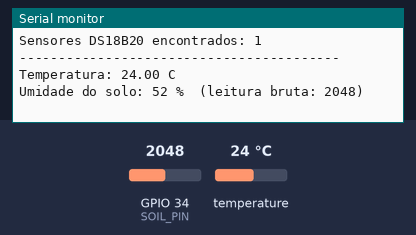
Simulated run of this program. Board: ESP32. Parts: the last lines printed to the serial monitor. The inputs (shaded band) are chosen by the test bench; at power-on: temperature 24 °C, GPIO 34 (SOIL_PIN) = 2048. WiFi joins after 1.5 s; servers stay silent unless stated.

Above: at 3.2 s.
3.3 s: temperature set to 12 °C
At 5.9 s:
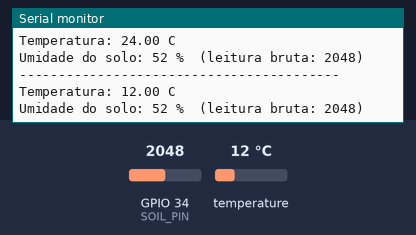
6.9 s: GPIO 34 (SOIL_PIN) set to 2866
At 9.3 s:
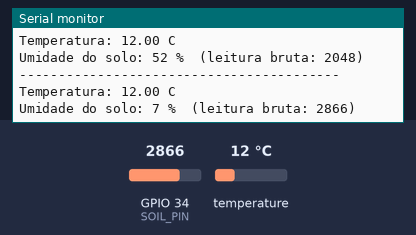
10.5 s: temperature set to 19 °C
At 11.4 s:
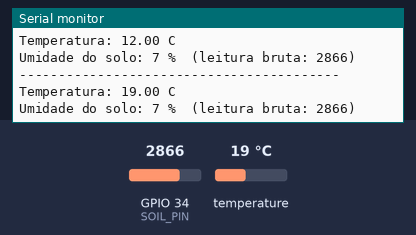
14.1 s: GPIO 34 (SOIL_PIN) set to 3603
At 17.0 s:
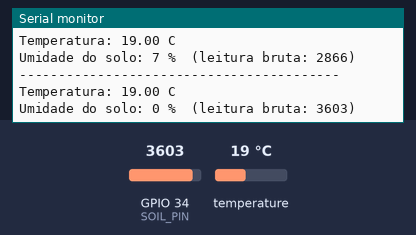
Timing chart, 0 to 18.5 s (numbered marks = the images above; inputs shaded):
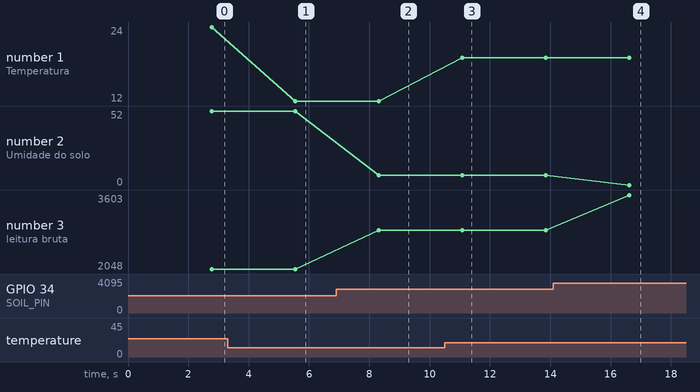

The program:

main.cpp
```cpp
#include <WiFi.h>
#include <Arduino.h>
#include <OneWire.h>
#include <DallasTemperature.h>
#include <WebServer.h>

#define ONE_WIRE_BUS 5 // pino de dados do DS18B20
#define SOIL_PIN 34    // pino analógico do sensor de umidade do solo

#define SOIL_DRY 3000
#define SOIL_WET 1200

OneWire oneWire(ONE_WIRE_BUS);
DallasTemperature sensors(&oneWire);
const char *ssid = "";
const char *password = "";
WebServer server(80);

float temperaturaC = 0.0;
int umidadePercentual = 0;
int leituraBruta = 0;

unsigned long ultimoTempo = 0;
const unsigned long intervalo = 2000;

void paginainicial()
{
  String html = R"rawliteral(
    <!DOCTYPE html>
    <html lang="pt-BR">
    <head>
        <meta charset="UTF-8">
        <meta name="viewport" content="width=device-width, initial-scale=1.0">
        <title>Monitoramento do Solo</title>
    </head>
    <body>

        <h1>Monitoramento do Solo</h1>

        <p id = "temperatura"></p>°C
        <p id = "umidade"></p>%

        <script>

        function atualizarDados(){
        fetch('dados')

          .then(response => response.json())

          .then(data => {

            document.getElementById('temperatura').textContent = data.temperatura.toFixed(2);

            document.getElementById('umidade').textContent = data.umidade;
          })
            .catch(error => {
            console.error('Erro ao buscar dados:', error);
          });
        }

        atualizarDados();

        setInterval(atualizarDados, 1);

        </script>

    </body>
    </html>
    )rawliteral";

  server.send(200, "text/html", html);
}

void enviarDados()
{
  String json = "{";
  json += "\"temperatura\":";
  json += String(temperaturaC, 2);
  json += ",";

  json += "\"umidade\":";
  json += String(umidadePercentual);
  json += "}";

  server.send(200, "applicating/json", json);
}

void setup()
{
  Serial.begin(115200);
  delay(500);

  WiFi.begin(ssid, password);

  while (WiFi.status() != WL_CONNECTED)
  {
    delay(500);
    Serial.print(".");
  }
  Serial.println();
  Serial.println("Wi-Fi conectado!");
  Serial.print("IP: ");
  Serial.println(WiFi.localIP());

  // server routes
  server.on("/", paginainicial);
  server.on("/dados", enviarDados);

  // iniciar servidor
  server.begin();

  // inicia os sensores
  sensors.begin();

  Serial.println();
  Serial.println("=== Monitor de temperatura e umidade do solo ===");

  int qtdSensores = sensors.getDeviceCount();
  Serial.print("Sensores DS18B20 encontrados: ");
  Serial.println(qtdSensores);

  if (qtdSensores == 0)
  {
    Serial.println("Aviso: nenhum DS18B20 detectado. Verifique a ligação e o resistor pull-up de 4.7kΩ.");
  }
}

void loop()
{
  server.handleClient();

  if (millis() - ultimoTempo >= intervalo)
  {
    ultimoTempo = millis();

    // Temperatura
    sensors.requestTemperatures();
    temperaturaC = sensors.getTempCByIndex(0);

    // Umidade
    leituraBruta = analogRead(SOIL_PIN);

    umidadePercentual = map(leituraBruta, SOIL_DRY, SOIL_WET, 0, 100);
    umidadePercentual = constrain(umidadePercentual, 0, 100);
  }

  // ---------- Exibição no terminal ----------
  Serial.println("-----------------------------------------");

  if (temperaturaC == DEVICE_DISCONNECTED_C)
  {
    Serial.println("Temperatura: erro na leitura (sensor desconectado)");
  }
  else
  {
    Serial.print("Temperatura: ");
    Serial.print(temperaturaC, 2);
    Serial.println(" C");
  }

  Serial.print("Umidade do solo: ");
  Serial.print(umidadePercentual);
  Serial.print(" %  (leitura bruta: ");
  Serial.print(leituraBruta);
  Serial.println(")");

  delay(2000);
}
```

Measured:
- after the input at 3.3 s, the serial monitor: prints a new line after 2.3 s (image 1)
- after the input at 6.9 s, the serial monitor: prints a new line after 1.4 s (image 2)
- after the input at 10.5 s, the serial monitor: prints a new line after 0.59 s (image 3)
- after the input at 14.1 s, the serial monitor: prints a new line after 2.5 s (image 4)
- plotted number 1: 24 → 12 after the input at 3.3 s, 12 → 19 after the input at 10.5 s
- plotted number 2: 52 → 7 after the input at 6.9 s, 7 → 0 after the input at 14.1 s
- plotted number 3: 2048 → 2866 after the input at 6.9 s, 2866 → 3603 after the input at 14.1 s
